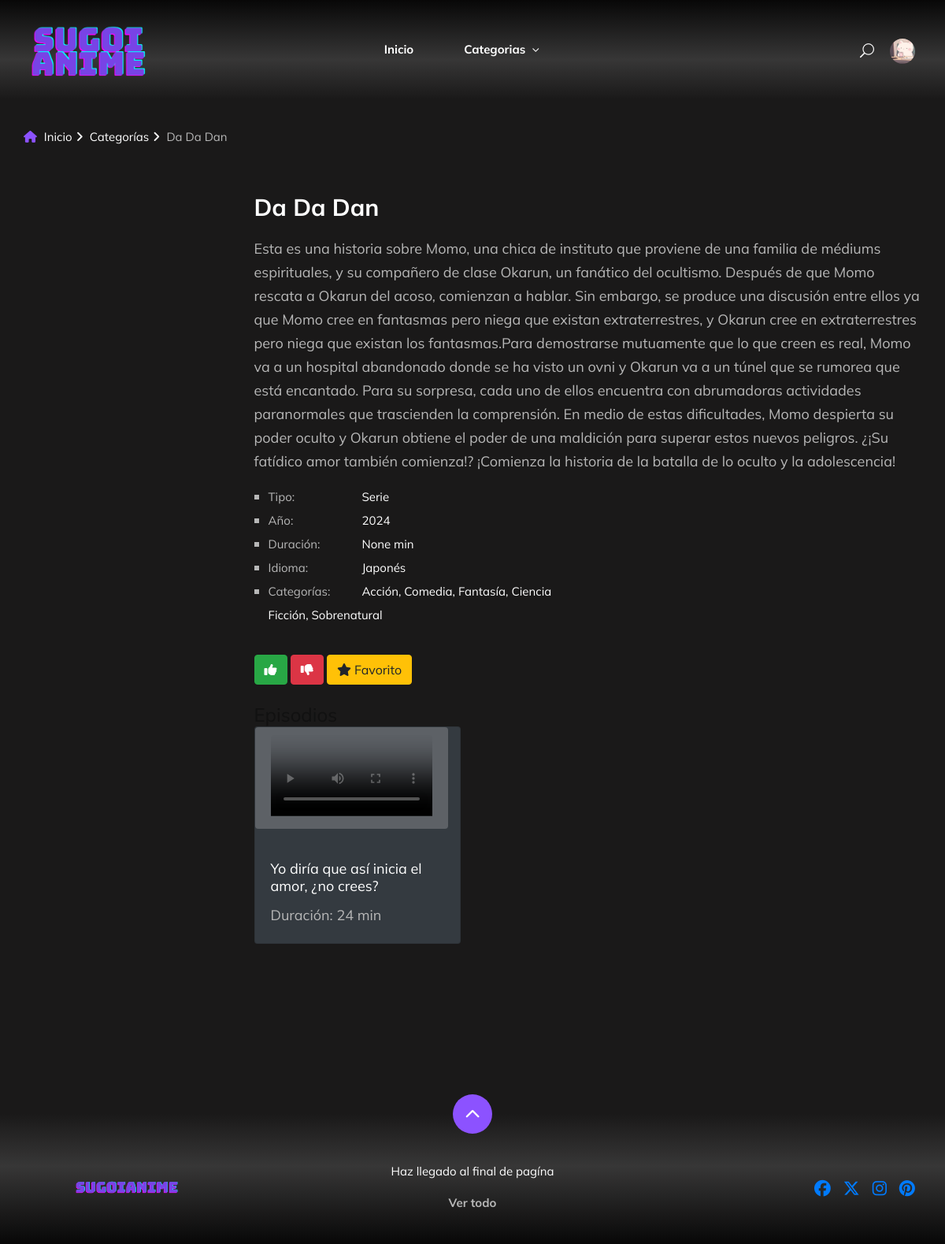
Screenshot of /anime-details/10/ (signed in) with the database file from the repository.
### myapp/models.py (models this page shows, shortened)
class Perfil(models.Model):
    TIPO_CHOICES = [
        ('adulto', 'Adulto'),
        ('infantil', 'Infantil'),
    ]
    usuario = models.ForeignKey('auth.User', on_delete=models.CASCADE, related_name='perfiles')
    nombre = models.CharField(max_length=100)
    tipo = models.CharField(max_length=10, choices=TIPO_CHOICES)
    avatar = models.ImageField(upload_to='avatars/', null=True, blank=True)

class Contenido(models.Model):
    TIPO_CHOICES = [
        ('serie', 'Serie'),
        ('pelicula', 'Película'),
    ]
    titulo = models.CharField(max_length=255)
    tipo = models.CharField(max_length=10, choices=TIPO_CHOICES)
    descripcion = models.TextField(blank=True)
    año = models.PositiveIntegerField(null=True, blank=True)
    duracion = models.PositiveIntegerField(help_text="Duración en minutos", null=True, blank=True)
    idioma = models.CharField(max_length=50, blank=True)
    imagen_portada = models.ImageField(upload_to='portadas/', null=True, blank=True)
    video_url = models.URLField(max_length=1000, null=True, blank=True)
    categorias = models.ManyToManyField(Categoria, through='ContenidoCategoria', related_name='contenidos')

class Categoria(models.Model):
    nombre = models.CharField(max_length=100, unique=True)

class Episodio(models.Model):
    serie = models.ForeignKey(Contenido, on_delete=models.CASCADE, limit_choices_to={'tipo': 'serie'})
    temporada = models.PositiveIntegerField()
    numero_episodio = models.PositiveIntegerField()
    titulo = models.CharField(max_length=255)
    duracion = models.PositiveIntegerField(help_text="Duración en minutos")
    video_url = models.URLField(max_length=1000)
    descripcion = models.TextField(blank=True)

### myapp/views.py (the view)
# urls.py: path('anime-details/', views.render_anime_details, name='anime_details'),
def anime_details(request, contenido_id):
    contenido = Contenido.objects.get(pk=contenido_id)
    return render(request, 'myapp/anime-details.html', {'contenido': contenido})

### myapp/templates/myapp/anime-details.html (shortened to what this page needs)
{% extends 'myapp/base.html' %}
{% load static %}
{% block content %}
<div class="breadcrumb-option">
    <div class="container">
        <div class="row">
            <div class="col-lg-12">
                <div class="breadcrumb__links">
                    <a href="{% url 'index' %}"><i class="fa fa-home"></i> Inicio</a>
                    <a href="{% url 'categories' %}">Categorías</a>
                    <span>{{ contenido.titulo }}</span>
                </div>
            </div>
        </div>
    </div>
</div>
<section class="anime-details spad">
    <div class="container">
        <div class="anime__details__content">
            <div class="row">
                <div class="col-lg-3">
                    <div class="anime__details__pic set-bg" data-setbg="{% if contenido.imagen_portada %}{{ contenido.imagen_portada.url }}{% else %}{% static 'myapp/img/default-cover.jpg' %}{% endif %}">
                    </div>
                </div>
                <div class="col-lg-9">
                    <div class="anime__details__text">
                        <div class="anime__details__title">
                            <h3>{{ contenido.titulo }}</h3>
                        </div>
                        <p>{{ contenido.descripcion }}</p>
                        <div class="anime__details__widget">
                            <div class="row">
                                <div class="col-lg-6 col-md-6">
                                    <ul>
                                        <li><span>Tipo:</span> {{ contenido.get_tipo_display }}</li>
                                        <li><span>Año:</span> {{ contenido.año }}</li>
                                        <li><span>Duración:</span> {{ contenido.duracion }} min</li>
                                        <li><span>Idioma:</span> {{ contenido.idioma }}</li>
                                        <li><span>Categorías:</span> {% for cat in contenido.categorias.all %}{{ cat.nombre }}{% if not forloop.last %}, {% endif %}{% endfor %}</li>
                                    </ul>
                                </div>
                            </div>
                        </div>
                        <div class="anime__details__actions mb-3">
                            <button class="btn btn-success me-2"><i class="fa fa-thumbs-up"></i></button>
                            <button class="btn btn-danger me-2"><i class="fa fa-thumbs-down"></i></button>
                            <button class="btn btn-warning me-2"><i class="fa fa-star"></i> Favorito</button>
                        </div>
                        {% if contenido.tipo == 'serie' and contenido.episodio_set.exists %}
                        <div class="anime__details__episodes mt-4">
                            <h4>Episodios</h4>
                            <div class="row">
                                {% for episodio in contenido.episodio_set.all %}
                                <div class="col-md-4 mb-3">
                                    <div class="card bg-dark text-white h-100">
                                        {% if episodio.video_url %}
                                        <a href="{% url 'anime_watching' episodio.id %}" target="_blank">
                                            <video class="card-img-top" controls poster="{% if contenido.imagen_portada %}{{ contenido.imagen_portada.url }}{% else %}{% static 'myapp/img/default-cover.jpg' %}{% endif %}" style="max-height:140px;width:100%;object-fit:cover;">
                                                <source src="{{ episodio.video_url }}" type="video/mp4">
                                            </video>
                                        </a>
                                        {% endif %}
                                        <div class="card-body">
                                            <h5 class="card-title">{{ episodio.titulo }}</h5>
                                            <p class="card-text">Duración: {{ episodio.duracion }} min</p>
                                        </div>
                                    </div>
                                </div>
                                {% endfor %}
                            </div>
                        </div>
                        {% endif %}
                    </div>
                </div>
            </div>
        </div>
    </div>
</section>
{% endblock %}

### myapp/templates/myapp/_header.html (shortened to what this page needs)
{% load static %}
{% block content %}
<header class="header">
    <div class="container">
        <div class="row align-items-center">
            <div class="col-6 col-lg-2">
                <div class="header__logo">
                    <a href="{% url 'index' %}">
                        <img src="{% static 'myapp/img/4.png' %}" alt="Logo SugoiAnime">
                    </a>
                </div>
            </div>
            <div class="col-lg-8">
                <nav class="header__menu" id="mainMenu">
                    <ul class="flex-lg-row flex-column">
                        <li class="active"><a href="{% url 'index' %}">Inicio</a></li>
                        <li class="menu-item-has-children">
                            <a href="{% url 'categories' %}">Categorias <span class="arrow_carrot-down"></span></a>
                        </li>
                    </ul>
                </nav>
            </div>
            <div class="col-lg-2 d-none d-lg-block">
                <div class="header__right">
                    <a href="#" class="search-switch"><span class="icon_search"></span></a>
                    <div class="header__profile-dropdown">
                        {% if request.user.is_authenticated %}
                            {% with perfil=request.user.perfiles.first %}
                                <img src="{% if perfil and perfil.avatar %}{{ perfil.avatar.url }}{% else %}{% static 'myapp/img/default-avatar.png' %}{% endif %}" class="header-avatar" alt="Avatar">
                            {% endwith %}
                        {% else %}
                            <a href="#" class="header-profile-icon"><span class="icon_profile"></span></a>
                        {% endif %}
                    </div>
                </div>
            </div>
        </div>
    </div>
</header>
{% endblock %}

### rows the page displays
Perfil: avatar (picture)
Contenido: titulo "Da Da Dan", descripcion "Esta es una historia sobre Momo, una chica de instituto que proviene de una familia de médiums espirituales, y su compañero de clase Okarun, un fanático del ocultismo. Después de que Momo rescata a Okarun del acoso, comienzan a hablar. Sin embargo, se produce una discusión entre ellos ya que Momo cree en fantasmas pero niega que existan extraterrestres, y Okarun cree en extraterrestres pero niega que existan los fantasmas.Para demostrarse mutuamente que lo que creen es real, Momo va a un hospital abandonado donde se ha visto un ovni y Okarun va a un túnel que se rumorea que está encantado. Para su sorpresa, cada uno de ellos encuentra con abrumadoras actividades paranormales que trascienden…", tipo "Serie", año "2024", duracion "None", idioma "Japonés"
Categoria: nombre "Acción"
Categoria: nombre "Comedia"
Categoria: nombre "Fantasía"
Categoria: nombre "Ciencia Ficción"
Categoria: nombre "Sobrenatural"
Episodio: titulo "Yo diría que así inicia el amor, ¿no crees?", duracion "24"
